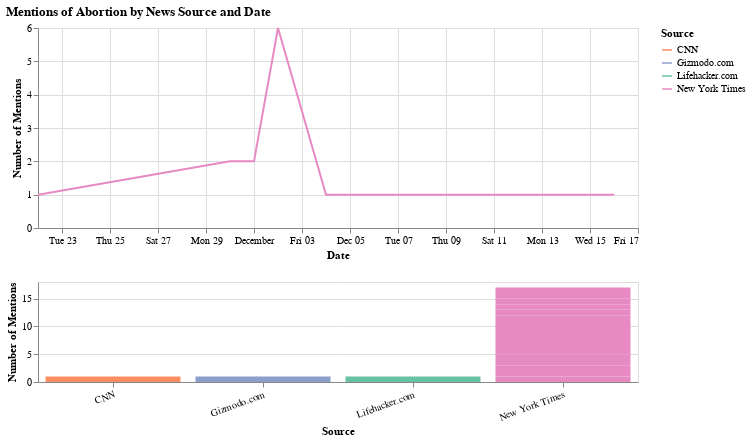

Write a Vega-Lite specification for this figure.
### Vega-Lite specification from a JSON file in a GitHub repository (floating-point values rounded to 4 significant figures)
{"config": {"view": {"continuousWidth": 400, "continuousHeight": 300}}, "vconcat": [{"mark": "line", "encoding": {"color": {"type": "nominal", "field": "Source"}, "x": {"type": "temporal", "axis": {"title": "Date"}, "field": "PublishedDate"}, "y": {"type": "quantitative", "axis": {"title": "Number of Mentions"}, "field": "Count"}}, "height": 200, "transform": [{"filter": {"selection": "selector024"}}], "width": 600}, {"mark": "bar", "encoding": {"color": {"condition": {"type": "nominal", "field": "Source", "scale": {"range": ["#fc8d62", "#8da0cb", "#66c2a5", "#e78ac3"]}, "selection": "selector024"}, "value": "lightgray"}, "x": {"type": "nominal", "axis": {"labelAngle": 340, "title": "Source"}, "field": "Source"}, "y": {"type": "quantitative", "axis": {"title": "Number of Mentions"}, "field": "Count"}}, "height": 100, "selection": {"selector024": {"type": "multi", "fields": ["Source"]}}, "width": 600}], "data": {"name": "data-2d9ecdb7b8bf9c410d2ed53e03882b75"}, "title": "Mentions of Abortion by News Source and Date", "$schema": "https://vega.github.io/schema/vega-lite/v4.8.1.json", "datasets": {"data-2d9ecdb7b8bf9c410d2ed53e03882b75": [{"PublishedDate": "2021-11-22T00:00:00", "Source": "New York Times", "Count": 1, "Date": "0    2021-11-22\n1    2021-11-30\n2    2021-12-01\n3    2021-12-02\n4    2021-12-02\n5    2021-12-04\n6    2021-12-05\n7    2021-12-08\n8    2021-12-09\n9    2021-12-10\n10   2021-12-11\n11   2021-12-16\n12   2021-12-17\nName: PublishedDate, dtype: datetime64[ns]"}, {"PublishedDate": "2021-11-30T00:00:00", "Source": "New York Times", "Count": 2, "Date": "0    2021-11-22\n1    2021-11-30\n2    2021-12-01\n3    2021-12-02\n4    2021-12-02\n5    2021-12-04\n6    2021-12-05\n7    2021-12-08\n8    2021-12-09\n9    2021-12-10\n10   2021-12-11\n11   2021-12-16\n12   2021-12-17\nName: PublishedDate, dtype: datetime64[ns]"}, {"PublishedDate": "2021-12-01T00:00:00", "Source": "New York Times", "Count": 2, "Date": "0    2021-11-22\n1    2021-11-30\n2    2021-12-01\n3    2021-12-02\n4    2021-12-02\n5    2021-12-04\n6    2021-12-05\n7    2021-12-08\n8    2021-12-09\n9    2021-12-10\n10   2021-12-11\n11   2021-12-16\n12   2021-12-17\nName: PublishedDate, dtype: datetime64[ns]"}, {"PublishedDate": "2021-12-02T00:00:00", "Source": "Lifehacker.com", "Count": 1, "Date": "0    2021-11-22\n1    2021-11-30\n2    2021-12-01\n3    2021-12-02\n4    2021-12-02\n5    2021-12-04\n6    2021-12-05\n7    2021-12-08\n8    2021-12-09\n9    2021-12-10\n10   2021-12-11\n11   2021-12-16\n12   2021-12-17\nName: PublishedDate, dtype: datetime64[ns]"}, {"PublishedDate": "2021-12-02T00:00:00", "Source": "New York Times", "Count": 6, "Date": "0    2021-11-22\n1    2021-11-30\n2    2021-12-01\n3    2021-12-02\n4    2021-12-02\n5    2021-12-04\n6    2021-12-05\n7    2021-12-08\n8    2021-12-09\n9    2021-12-10\n10   2021-12-11\n11   2021-12-16\n12   2021-12-17\nName: PublishedDate, dtype: datetime64[ns]"}, {"PublishedDate": "2021-12-04T00:00:00", "Source": "New York Times", "Count": 1, "Date": "0    2021-11-22\n1    2021-11-30\n2    2021-12-01\n3    2021-12-02\n4    2021-12-02\n5    2021-12-04\n6    2021-12-05\n7    2021-12-08\n8    2021-12-09\n9    2021-12-10\n10   2021-12-11\n11   2021-12-16\n12   2021-12-17\nName: PublishedDate, dtype: datetime64[ns]"}, {"PublishedDate": "2021-12-05T00:00:00", "Source": "New York Times", "Count": 1, "Date": "0    2021-11-22\n1    2021-11-30\n2    2021-12-01\n3    2021-12-02\n4    2021-12-02\n5    2021-12-04\n6    2021-12-05\n7    2021-12-08\n8    2021-12-09\n9    2021-12-10\n10   2021-12-11\n11   2021-12-16\n12   2021-12-17\nName: PublishedDate, dtype: datetime64[ns]"}, {"PublishedDate": "2021-12-08T00:00:00", "Source": "New York Times", "Count": 1, "Date": "0    2021-11-22\n1    2021-11-30\n2    2021-12-01\n3    2021-12-02\n4    2021-12-02\n5    2021-12-04\n6    2021-12-05\n7    2021-12-08\n8    2021-12-09\n9    2021-12-10\n10   2021-12-11\n11   2021-12-16\n12   2021-12-17\nName: PublishedDate, dtype: datetime64[ns]"}, {"PublishedDate": "2021-12-09T00:00:00", "Source": "CNN", "Count": 1, "Date": "0    2021-11-22\n1    2021-11-30\n2    2021-12-01\n3    2021-12-02\n4    2021-12-02\n5    2021-12-04\n6    2021-12-05\n7    2021-12-08\n8    2021-12-09\n9    2021-12-10\n10   2021-12-11\n11   2021-12-16\n12   2021-12-17\nName: PublishedDate, dtype: datetime64[ns]"}, {"PublishedDate": "2021-12-10T00:00:00", "Source": "New York Times", "Count": 1, "Date": "0    2021-11-22\n1    2021-11-30\n2    2021-12-01\n3    2021-12-02\n4    2021-12-02\n5    2021-12-04\n6    2021-12-05\n7    2021-12-08\n8    2021-12-09\n9    2021-12-10\n10   2021-12-11\n11   2021-12-16\n12   2021-12-17\nName: PublishedDate, dtype: datetime64[ns]"}, {"PublishedDate": "2021-12-11T00:00:00", "Source": "New York Times", "Count": 1, "Date": "0    2021-11-22\n1    2021-11-30\n2    2021-12-01\n3    2021-12-02\n4    2021-12-02\n5    2021-12-04\n6    2021-12-05\n7    2021-12-08\n8    2021-12-09\n9    2021-12-10\n10   2021-12-11\n11   2021-12-16\n12   2021-12-17\nName: PublishedDate, dtype: datetime64[ns]"}, {"PublishedDate": "2021-12-16T00:00:00", "Source": "New York Times", "Count": 1, "Date": "0    2021-11-22\n1    2021-11-30\n2    2021-12-01\n3    2021-12-02\n4    2021-12-02\n5    2021-12-04\n6    2021-12-05\n7    2021-12-08\n8    2021-12-09\n9    2021-12-10\n10   2021-12-11\n11   2021-12-16\n12   2021-12-17\nName: PublishedDate, dtype: datetime64[ns]"}, {"PublishedDate": "2021-12-17T00:00:00", "Source": "Gizmodo.com", "Count": 1, "Date": "0    2021-11-22\n1    2021-11-30\n2    2021-12-01\n3    2021-12-02\n4    2021-12-02\n5    2021-12-04\n6    2021-12-05\n7    2021-12-08\n8    2021-12-09\n9    2021-12-10\n10   2021-12-11\n11   2021-12-16\n12   2021-12-17\nName: PublishedDate, dtype: datetime64[ns]"}]}}
